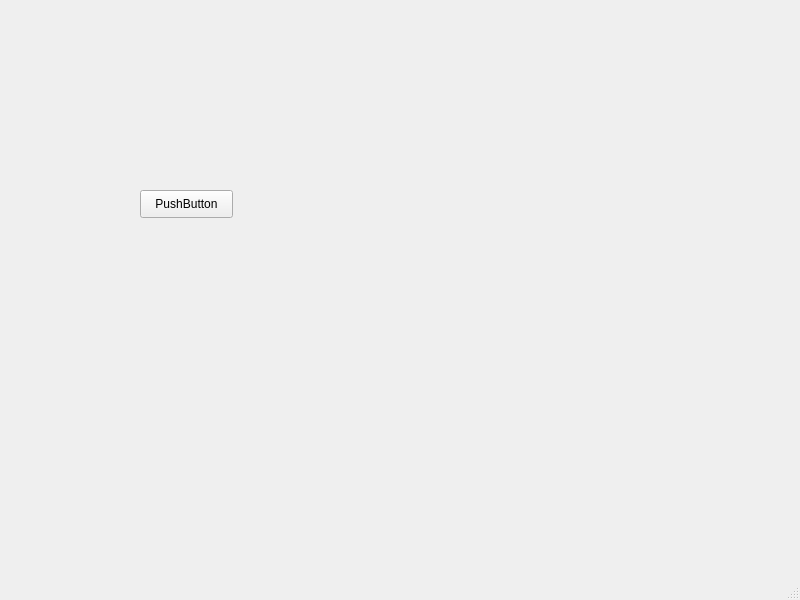
<?xml version="1.0" encoding="UTF-8"?>
<ui version="4.0">
 <class>MainWindow</class>
 <widget class="QMainWindow" name="MainWindow">
  <property name="geometry">
   <rect>
    <x>0</x>
    <y>0</y>
    <width>800</width>
    <height>600</height>
   </rect>
  </property>
  <property name="windowTitle">
   <string>MainWindow</string>
  </property>
  <widget class="QWidget" name="centralwidget">
   <widget class="QPushButton" name="pushButton">
    <property name="geometry">
     <rect>
      <x>140</x>
      <y>190</y>
      <width>93</width>
      <height>28</height>
     </rect>
    </property>
    <property name="text">
     <string>PushButton</string>
    </property>
   </widget>
  </widget>
  <widget class="QMenuBar" name="menubar">
   <property name="geometry">
    <rect>
     <x>0</x>
     <y>0</y>
     <width>800</width>
     <height>26</height>
    </rect>
   </property>
  </widget>
  <widget class="QStatusBar" name="statusbar"/>
 </widget>
 <resources/>
 <connections/>
</ui>
